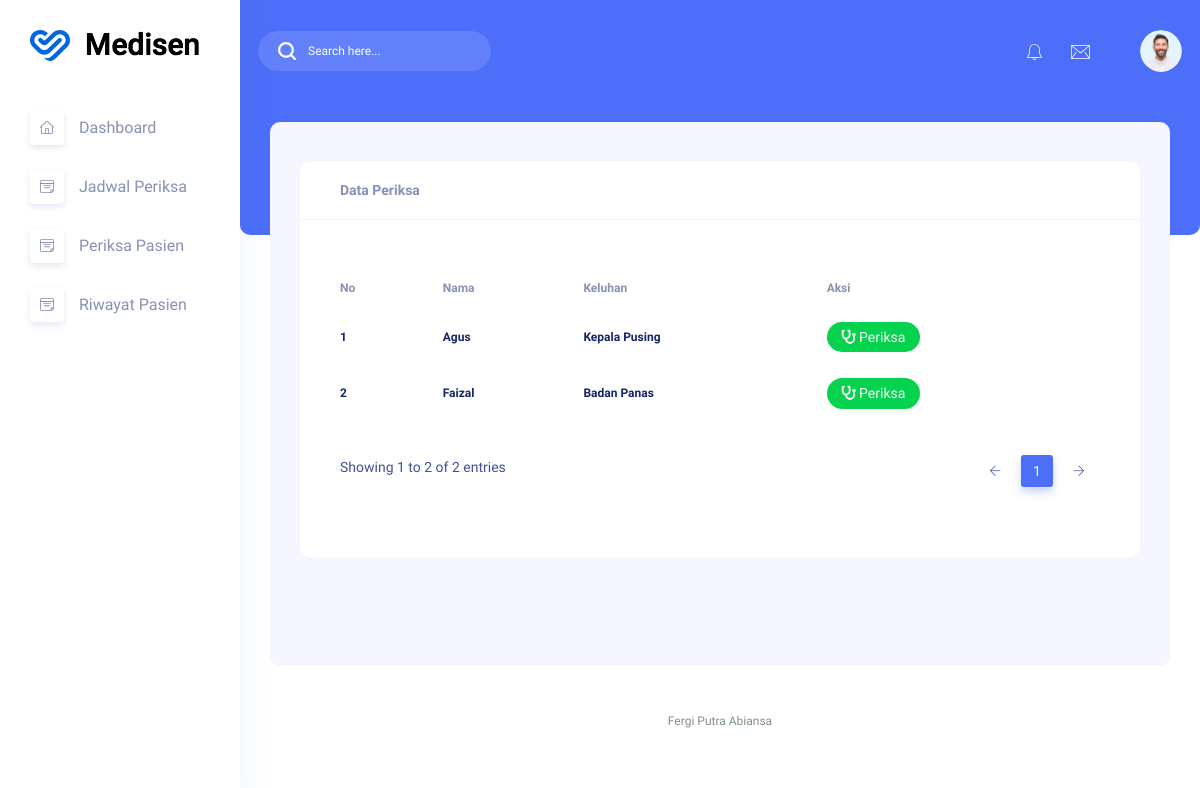
Page /dokter/data_periksa.php (signed in) on the earlier database version.
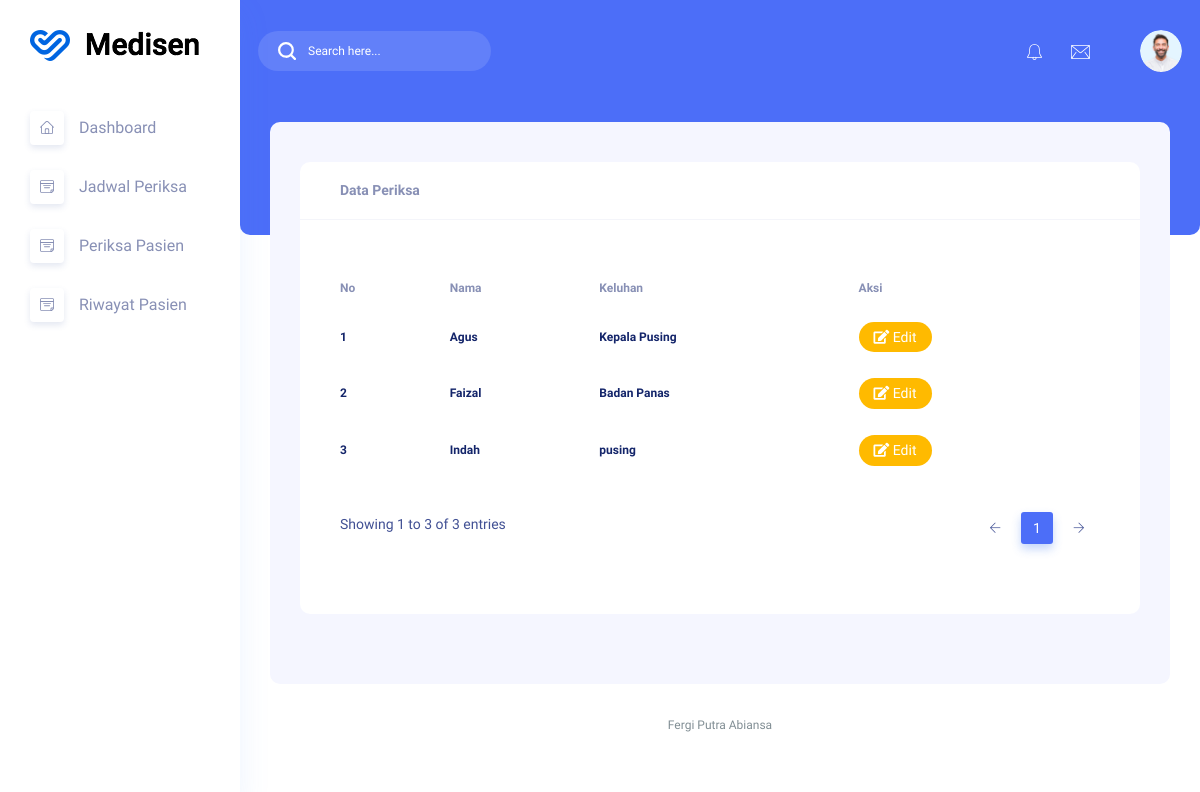
Same page on the later database version.
### tables this page shows
CREATE TABLE `daftar_poli` (
  `id` int(11) UNSIGNED NOT NULL,
  `id_pasien` int(11) UNSIGNED NOT NULL,
  `id_jadwal` int(11) UNSIGNED NOT NULL,
  `keluhan` text NOT NULL,
  `no_antrian` int(11) UNSIGNED NOT NULL,
  `status_periksa` varchar(255) DEFAULT NULL
);

CREATE TABLE `pasien` (
  `id` int(11) UNSIGNED NOT NULL,
  `nama` varchar(255) NOT NULL,
  `password` varchar(255) DEFAULT NULL,
  `alamat` varchar(255) NOT NULL,
  `no_ktp` varchar(255) NOT NULL,
  `no_hp` varchar(50) NOT NULL,
  `no_rm` varchar(25) NOT NULL
);

### dokter/data_periksa.php (the view, shortened to what the changed rows need)
<?php
include '../koneksi.php';
$id_dokter = $_SESSION['id'];
$periksa = mysqli_query($mysqli, "SELECT daftar_poli.id as id_daftar_poli, id_pasien, pasien.nama, keluhan, no_antrian, status_periksa, id_jadwal
FROM daftar_poli
JOIN pasien ON daftar_poli.id_pasien = pasien.id
JOIN jadwal_periksa ON daftar_poli.id_jadwal = jadwal_periksa.id
JOIN dokter ON jadwal_periksa.id_dokter = dokter.id
WHERE dokter.id = '$id_dokter'");
?>
<!DOCTYPE html>
<html lang="zxx">
<head>
    <link rel="stylesheet" href="../assets/css/bootstrap1.min.css" />
    <link rel="stylesheet" href="../assets/vendors/themefy_icon/themify-icons.css" />
    <link rel="stylesheet" href="../assets/vendors/niceselect/css/nice-select.css" />
    <link rel="stylesheet" href="../assets/vendors/owl_carousel/css/owl.carousel.css" />
    <link rel="stylesheet" href="../assets/vendors/gijgo/gijgo.min.css" />
    <link rel="stylesheet" href="../assets/vendors/font_awesome/css/all.min.css" />
    <link rel="stylesheet" href="../assets/vendors/tagsinput/tagsinput.css" />
    <link rel="stylesheet" href="../assets/vendors/datepicker/date-picker.css" />
    <link rel="stylesheet" href="../assets/vendors/scroll/scrollable.css" />
    <link rel="stylesheet" href="../assets/vendors/datatable/css/jquery.dataTables.min.css" />
    <link rel="stylesheet" href="../assets/vendors/datatable/css/responsive.dataTables.min.css" />
    <link rel="stylesheet" href="../assets/vendors/datatable/css/buttons.dataTables.min.css" />
    <link rel="stylesheet" href="../assets/vendors/text_editor/summernote-bs4.css" />
    <link rel="stylesheet" href="../assets/vendors/morris/morris.css">
    <link rel="stylesheet" href="../assets/vendors/material_icon/material-icons.css" />
    <link rel="stylesheet" href="../assets/css/metisMenu.css">
    <link rel="stylesheet" href="../assets/css/style1.css" />
    <link rel="stylesheet" href="../assets/css/colors/default.css" id="colorSkinCSS">
</head>
<body class="crm_body_bg">
    <section class="main_content dashboard_part large_header_bg">
        <div class="main_content_iner ">
            <div class="container-fluid p-0 ">
                <div class="row justify-content-center">
                    <div class="col-lg-12">
                        <div class="white_card card_height_100 mb_30">
                            <div class="white_card_body">
                                <div class="QA_section">
                                    <div class="QA_table mb_30">
                                        <table class="table lms_table_active">
                                            <thead>
                                                <tr>
                                                    <th scope="col">No</th>
                                                    <th scope="col">Nama</th>
                                                    <th scope="col">Keluhan</th>
                                                    <th scope="col">Aksi</th>
                                                </tr>
                                            </thead>
                                            <tbody>
                                                <?php foreach ($periksa as $data) : ?>
                                                    <tr>
                                                        <td id="id"><?= $data["no_antrian"] ?></td>
                                                        <td><?= $data["nama"] ?></td>
                                                        <td><?= $data["keluhan"] ?></td>
                                                        <td>
                                                            <?php if ($data["status_periksa"] == 0) { ?>
                                                                <a href="periksa.php?id=<?= $data['id_daftar_poli'] ?>" class="status_btn"><i class="fa fa-stethoscope"></i> Periksa</a>
                                                            <?php } else { ?>
                                                                <a href="edit_periksa.php?id=<?= $data['id_daftar_poli'] ?>" class="status_btn yellow_btn"><i class="fa fa-edit"></i> Edit</a>
                                                            <?php } ?>
                                                        </td>
                                                    </tr>
                                                <?php endforeach; ?>
                                            </tbody>
                                        </table>
                                    </div>
                                </div>
                            </div>
                        </div>
                    </div>
                </div>
            </div>
        </div>
    </section>
</body>
</html>

Differences in the rows shown:
changed daftar_poli "Kepala Pusing": status_periksa "Periksa" → "Edit"
changed daftar_poli "Badan Panas": status_periksa "Periksa" → "Edit"
added daftar_poli: no_antrian "3", id_pasien.nama "Indah", keluhan "pusing"
Other differences:
text written by a page script: "Showing 1 to 2 of 2 entries 1" → "Showing 1 to 3 of 3 entries 1"
